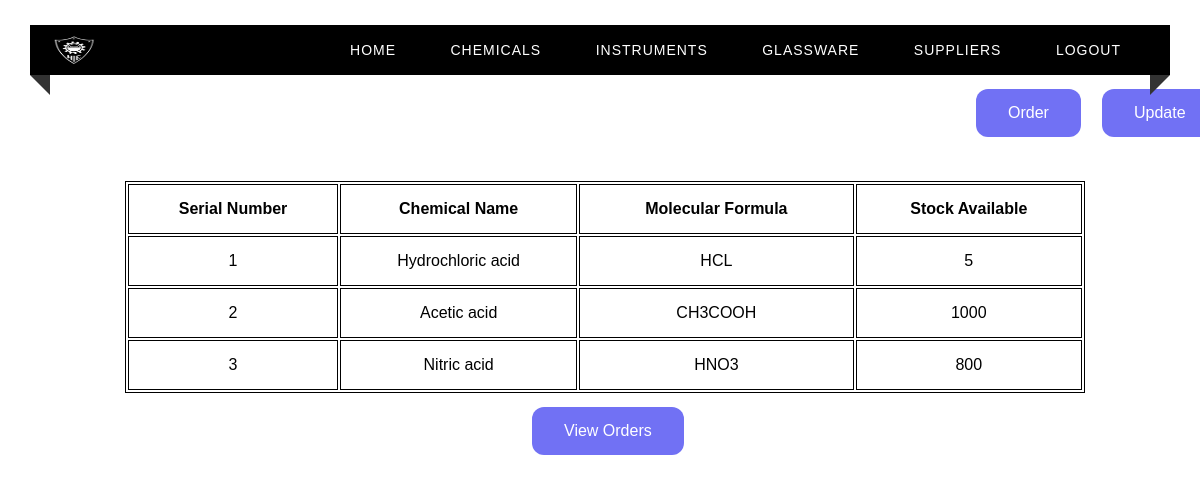
Before: /chemicals with the older database file.
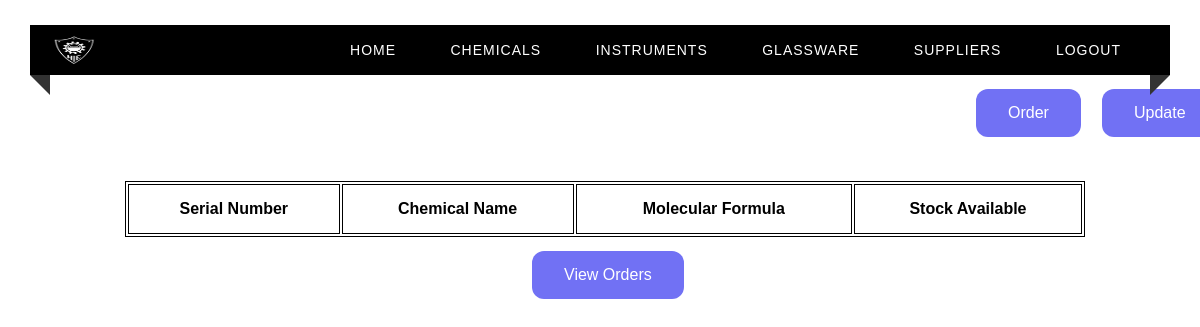
After: the same page with the newer database file.
### tables this page shows
CREATE TABLE CHEMICALS(
    Sno INTEGER(4)  UNIQUE,
    Chem_Name VARCHAR(50) PRIMARY KEY,
    Molecular_Formula VARCHAR(20),
    Stock_Available DECIMAL(9,3) NOT NULL
);

### app.py (the view)
@app.route("/chemicals")
def chemicals() :
    c = get_db()
    cur = c.cursor()
    cur.execute("SELECT * from CHEMICALS")
    return render_template("chemicals.html", test = cur.fetchall())

### app.py (called while the page is built)
def get_db():
    db = getattr(g, '_database', None)
    if db is None:
        db = g._database = sqlite3.connect(DATABASE)
    return db

@app.teardown_appcontext
def close_connection(exception):
    db = getattr(g, '_database', None)
    if db is not None:
        db.close()

### templates/chemicals.html (shortened to what this page needs)
<html>
<head>
    <link rel="stylesheet" type="text/css" href="../static/home.css">
</head>
<body>
<div class="custom-padding">
        <nav>
            <div class="logo"><img src = "../static/nieLogo.png" width = "45px", height = "30px"></div>
            <ul class="menu-area">
                <li><a href="/home">Home</a></li>
                <li><a href="/chemicals">Chemicals</a></li>
                <li><a href="/instruments">Instruments</a></li>
                <li><a href="/glassware">Glassware</a></li>
                <li><a href="/suppliers">Suppliers</a></li>
                <li><a href="/">Logout</a></li>
            </ul>
        </nav>
        <a href="/updateChemicalOptions" target = "_blank" class="button">Update</a>
        <a href="/orderChemicals" class="button1">Order</a>
        <div class="tab">
          <table align="center" style="margin-left : 125px; margin-top : 50px;">
              <th>Serial Number</th>
              <th>Chemical Name </th>
              <th>Molecular Formula</th>
              <th>Stock Available</th>
            {% for row in test %}
            <tr>
                <td> {{ row[0] }}</td>
                <td> {{ row[1] }}</td>
                <td> {{ row[2] }}</td>
                <td> {{ row[3] }}</td>
            </tr>
            {% endfor %}
          </table>
        </div>
        <a href="/viewChemicalOrders" class="button2">View Orders</a>
    </div>
</body>
</html>

### static/home.css (style rules this page uses)
* { margin: 0; padding: 0; outline: 0; box-sizing: border-box; }
body { background-image: url(books4.png) no-repeat center fixed; background-size: cover; background-position: center; }
.menu-area li a { text-decoration: none; }
.menu-area li { list-style-type: none; }
.custom-padding { padding-top: 25px; }
nav { position: relative; width: calc(100% - 60px); margin: 0 auto; padding: 10px 0; background: #000000; z-index: 1; text-align: right; padding-right: 2%; font-family: sans-serif; }
.logo { width: 15%; float: left; text-transform: uppercase; color: #fff; font-size: 25px; text-align: left; padding-left: 2%; }
.menu-area li { display: inline-block; }
.menu-area a { color: #fff; font-weight: 300; letter-spacing: 1px; text-transform: uppercase; display: block; padding: 0 25px; font-size: 14px; line-height: 30px; position: relative; z-index: 1; }
nav:before { position: absolute; content: ''; border-top: 10px solid #333; border-right: 10px solid #333; border-left: 10px solid transparent; border-bottom: 10px solid transparent; top: 100%; left: 0; }
nav:after { position: absolute; content: ''; border-top: 10px solid #333; border-left: 10px solid #333; border-right: 10px solid transparent; border-bottom: 10px solid transparent; top: 100%; right: 0; }
body { margin: 0; padding: 0; background: url(books3.jpg) no-repeat center fixed; background-size: cover; background-position: center; font-family: sans-serif; }

### templates/chemicals.html (style rules this page uses)
.button { background-color: #7171F4; border: none; color: white; padding: 15px 32px; text-align: center; text-decoration: none; display: inline-block; font-size: 16px; margin: 4px 2px; cursor: pointer; border-radius: 12px; position: relative; left: 1100px; top: 10px; }
.button1 { background-color: #7171F4; border: none; color: white; padding: 15px 32px; text-align: center; text-decoration: none; display: inline-block; font-size: 16px; margin: 4px 2px; cursor: pointer; border-radius: 12px; position: relative; left: 850px; top: 10px; }
.button2 { background-color: #7171F4; border: none; color: white; padding: 15px 32px; text-align: center; text-decoration: none; display: inline-block; font-size: 16px; margin: 4px 2px; cursor: pointer; border-radius: 12px; position: relative; left: 530px; top: 10px; }
table { width: 80%; border: 1px solid black; }
th,td { height: 50px; border: 1px solid black; text-align: center; }

Changed rows visible on the page:
removed CHEMICALS: Sno "1", Chem_Name "Hydrochloric acid", Molecular_Formula "HCL", Stock_Available "5"
removed CHEMICALS: Sno "2", Chem_Name "Acetic acid", Molecular_Formula "CH3COOH", Stock_Available "1000"
removed CHEMICALS: Sno "3", Chem_Name "Nitric acid", Molecular_Formula "HNO3", Stock_Available "800"
